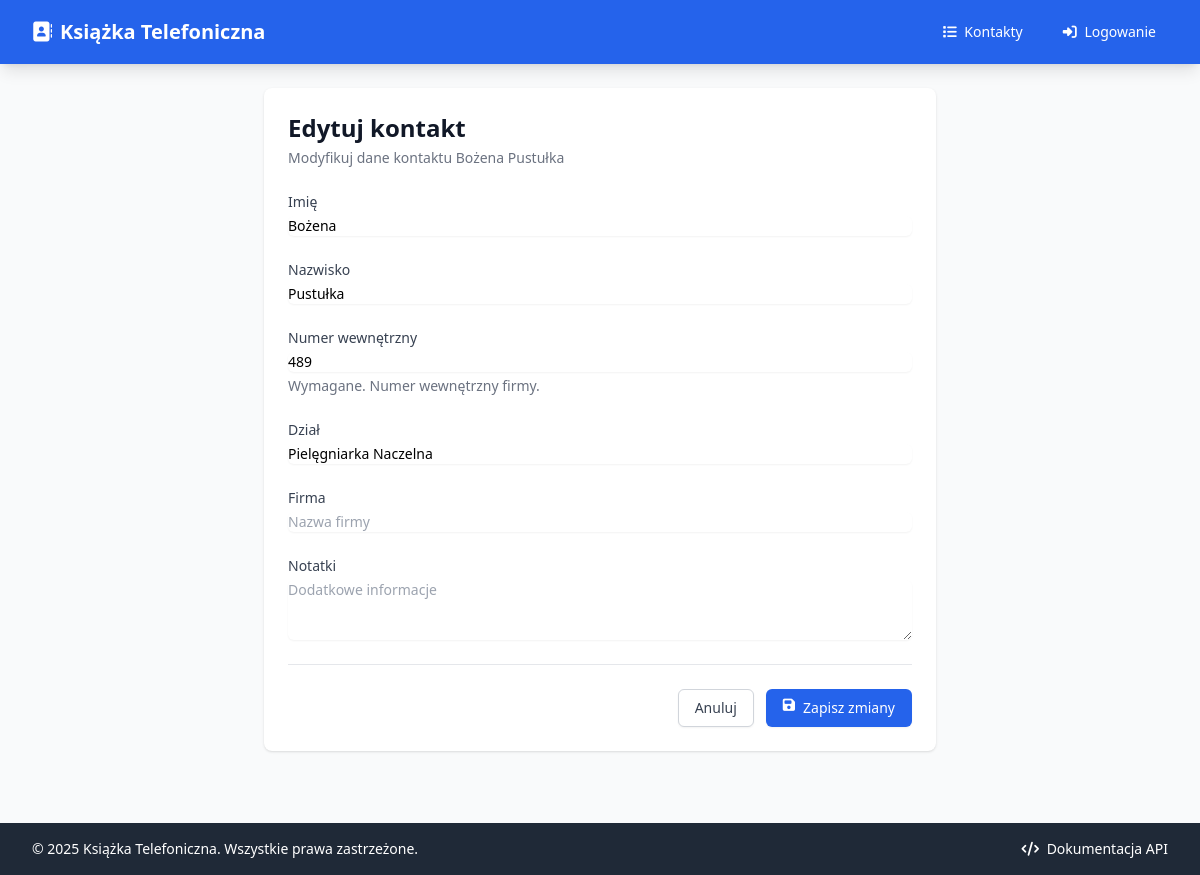
The app's page /kontakty/5b17ac9f-44af-4a13-92b9-b945dbb188b5/edytuj (signed in), older data.
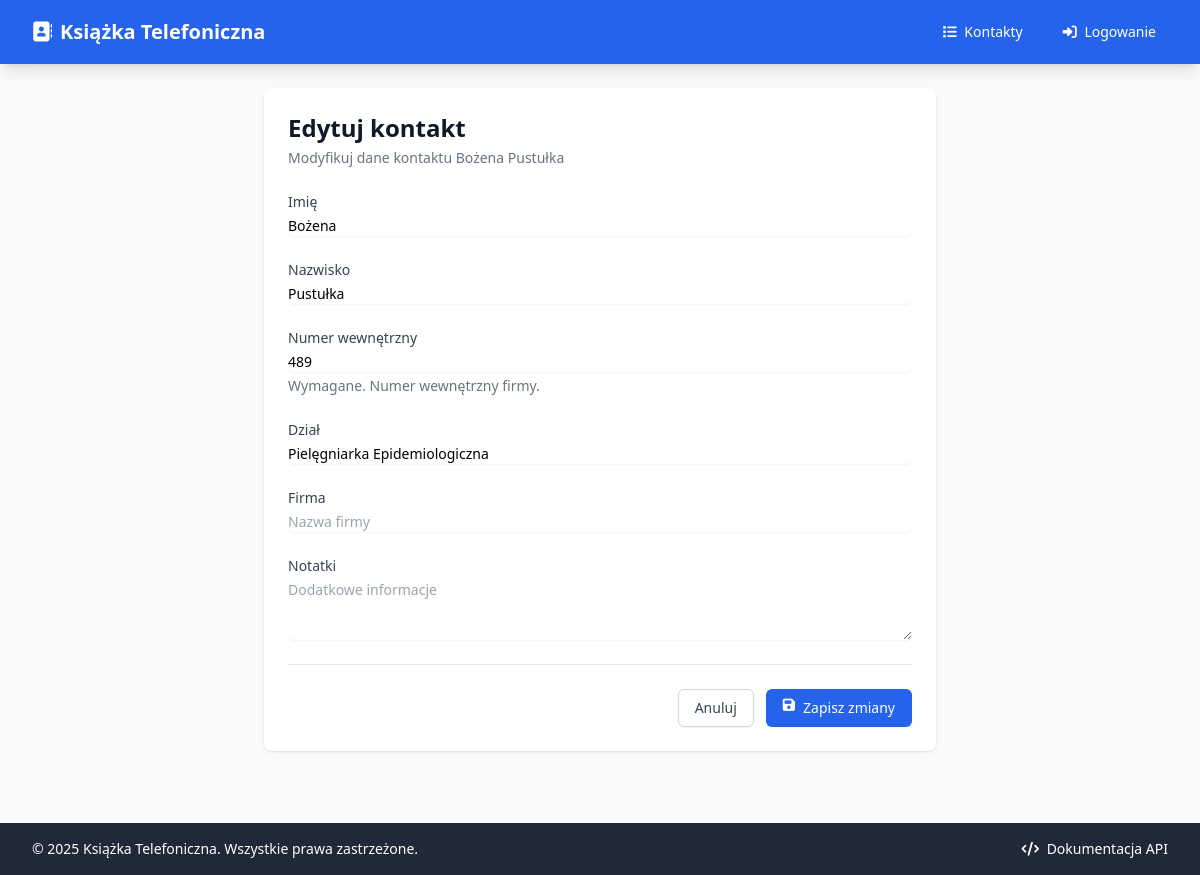
The same page, newer data.
### app/models/contact.py (models this page shows)
class ContactBase(SQLModel):
    imie: str = Field(description="Imię kontaktu")
    nazwisko: str = Field(description="Nazwisko kontaktu")
    numer_wewnetrzny: str = Field(
        unique=True,
        index=True,
        description="Unikalny numer wewnętrzny firmy"
    )
    dzial: Optional[str] = Field(default=None, index=True, description="Nazwa działu")
    firma: Optional[str] = Field(default=None, description="Nazwa firmy")
    notatki: Optional[str] = Field(default=None, description="Dodatkowe notatki")

class Contact(ContactBase, table=True):
    __tablename__ = "kontakty"
    id: Optional[str] = Field(
        default_factory=lambda: str(uuid.uuid4()),
        primary_key=True,
        description="Unikalny identyfikator kontaktu"
    )
    created_at: datetime = Field(
        default_factory=datetime.utcnow,
        description="Data utworzenia kontaktu"
    )
    updated_at: datetime = Field(
        default_factory=datetime.utcnow,
        description="Data ostatniej modyfikacji"
    )

### app/routers/contacts.py (the view)
@router.get("/kontakty/{contact_id}/edytuj", response_class=HTMLResponse, name="contact_edit")
async def contact_edit_form(
    request: Request,
    contact_id: str,
    session: Session = Depends(get_session)
):
    try:
        require_admin(request)
    except HTTPException:
        return RedirectResponse(url="/logowanie", status_code=status.HTTP_302_FOUND)
    contact = session.get(Contact, contact_id)
    if not contact:
        raise HTTPException(status_code=404, detail="Kontakt nie został znaleziony")
    return templates.TemplateResponse(
        "contacts/edit.html",
        {
            "request": request,
            "title": f"Edytuj {contact.imie} {contact.nazwisko} - Książka Telefoniczna",
            "contact": contact
        }
    )

### app/templates/contacts/edit.html (shortened to what the changed rows need)
{% extends "base.html" %}
{% block content %}
<div class="max-w-2xl mx-auto">
    <div class="bg-white shadow rounded-lg">
        <div class="px-4 py-5 sm:p-6">
            <div class="mb-6">
                <h1 class="text-2xl font-bold text-gray-900">Edytuj kontakt</h1>
                <p class="mt-1 text-sm text-gray-500">
                    Modyfikuj dane kontaktu {{ contact.imie }} {{ contact.nazwisko }}
                </p>
            </div>
            <form method="post" class="space-y-6">
                <div>
                    <div class="mt-1">
                        <input
                            type="text"
                            id="imie"
                            name="imie"
                            value="{{ imie or contact.imie }}"
                            placeholder="Wprowadź imię"
                            class="shadow-sm focus:ring-blue-500 focus:border-blue-500 block w-full sm:text-sm border-gray-300 rounded-md"
                            required
                        >
                    </div>
                </div>
                <div>
                    <div class="mt-1">
                        <input
                            type="text"
                            id="nazwisko"
                            name="nazwisko"
                            value="{{ nazwisko or contact.nazwisko }}"
                            placeholder="Wprowadź nazwisko"
                            class="shadow-sm focus:ring-blue-500 focus:border-blue-500 block w-full sm:text-sm border-gray-300 rounded-md"
                            required
                        >
                    </div>
                </div>
                <div>
                    <div class="mt-1">
                        <input
                            type="text"
                            id="numer_wewnetrzny"
                            name="numer_wewnetrzny"
                            value="{{ numer_wewnetrzny or contact.numer_wewnetrzny }}"
                            placeholder="np. 451"
                            class="shadow-sm focus:ring-blue-500 focus:border-blue-500 block w-full sm:text-sm border-gray-300 rounded-md {% if errors and errors.numer_wewnetrzny %}border-red-300{% endif %}"
                            required
                        >
                    </div>
                </div>
                <div>
                    <div class="mt-1">
                        <input
                            type="text"
                            id="dzial"
                            name="dzial"
                            value="{{ dzial or contact.dzial or '' }}"
                            placeholder="Nazwa działu"
                            class="shadow-sm focus:ring-blue-500 focus:border-blue-500 block w-full sm:text-sm border-gray-300 rounded-md"
                        >
                    </div>
                </div>
            </form>
        </div>
    </div>
</div>
{% endblock %}

Row changes from the older to the newer data that the page shows:
changed Contact "Bożena": dzial "Pielęgniarka Naczelna" → "Pielęgniarka Epidemiologiczna"
